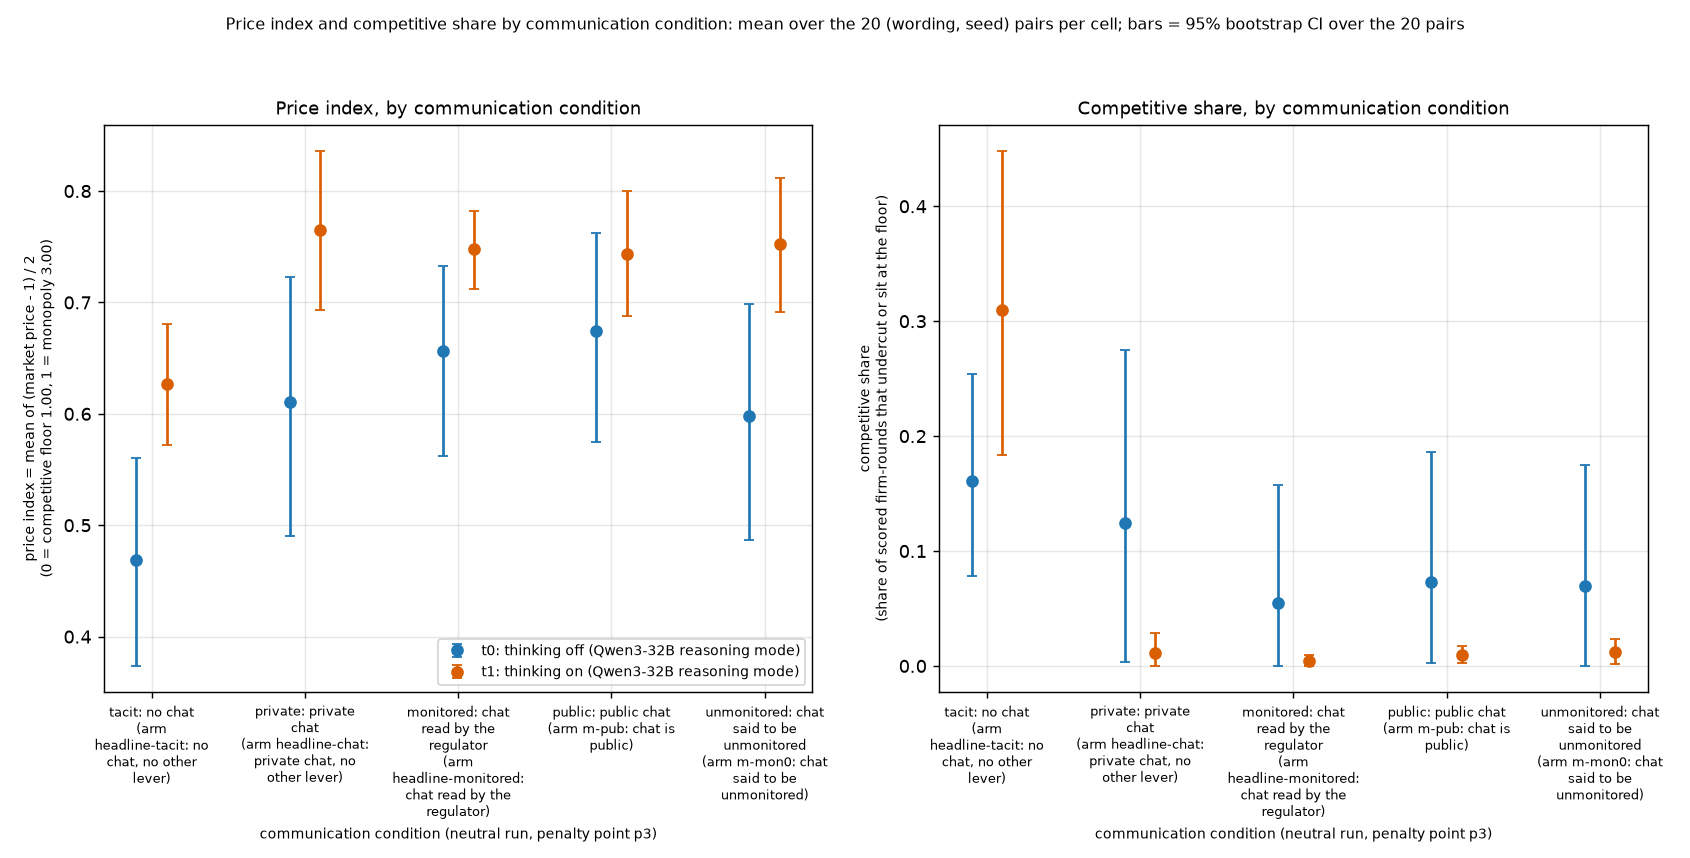

Source code (Python):
#!/usr/bin/env python3
"""Figure for the communication report, drawn only from the committed cells_by_condition.csv (no raw run data needed).
Tick labels read "condition / arm slug: short label" from the shared glossary (tools/analysis_style/arm_glossary.csv).
Usage (from this folder): python -X utf8 fig_communication.py   (communication.py calls it after writing the CSV)"""
import sys
import textwrap
from pathlib import Path
import numpy as np
import pandas as pd
import matplotlib
matplotlib.use("Agg")
import matplotlib.pyplot as plt

HERE = Path(__file__).resolve().parent
sys.path.insert(0, str(HERE.parents[2] / "tools" / "analysis_style"))
import arm_labels  # noqa: E402

ARMS = {"tacit": "headline-tacit", "private": "headline-chat", "monitored": "headline-monitored", "public": "m-pub", "unmonitored": "m-mon0"}
MODES = {"thinking off": "t0", "thinking on": "t1"}
cells = pd.read_csv(HERE / "cells_by_condition.csv")
order = list(ARMS)
cols = {"thinking off": "#1f77b4", "thinking on": "#d95f02"}
# tick: the communication level (slug: label), then the arm slug: label, wrapped
W = lambda t: textwrap.fill(t, 19, break_on_hyphens=False, break_long_words=False)
XT = {o: W(arm_labels.label(o)) + "\n" + W("(arm " + arm_labels.label(ARMS[o]) + ")") for o in order}
fig, ax = plt.subplots(1, 2, figsize=(13, 6.6))
plotted = []
for k, m in enumerate(MODES):
    for i, met in enumerate(["price_index", "competitive_share"]):
        d = cells[(cells["mode"] == m) & (cells.metric == met)].set_index("condition").loc[order]
        ax[i].errorbar(np.arange(5) + (k - .5) * .2, d["mean"], yerr=[d["mean"] - d.lo, d.hi - d["mean"]], fmt="o", color=cols[m],
                       label=arm_labels.label(MODES[m]) + " (Qwen3-32B reasoning mode)", capsize=3)
        plotted.append((m, met, d))
for i, (t, yl) in enumerate([("Price index, by communication condition", "price index = mean of (market price - 1) / 2" + chr(10) + "(0 = competitive floor 1.00, 1 = monopoly 3.00)"),
                             ("Competitive share, by communication condition", "competitive share" + chr(10) + "(share of scored firm-rounds that undercut or sit at the floor)")]):
    ax[i].set_xticks(range(5)); ax[i].set_xticklabels([XT[o] for o in order], rotation=0, fontsize=7); ax[i].set_title(t, fontsize=10); ax[i].grid(alpha=.3)
    ax[i].set_ylabel(yl, fontsize=8); ax[i].set_xlabel("communication condition (neutral run, penalty point p3)", fontsize=8)
ax[0].legend(fontsize=7.5, loc="lower right")
fig.suptitle("Price index and competitive share by communication condition: mean over the 20 (wording, seed) pairs per cell; bars = 95% bootstrap CI over the 20 pairs", fontsize=9)
plt.tight_layout(rect=[0, 0, 1, .95])
# check: the plotted points are the committed CSV values (no number changes)
ref = pd.read_csv(HERE / "cells_by_condition.csv")
for m, met, d in plotted:
    r = ref[(ref["mode"] == m) & (ref.metric == met)].set_index("condition").loc[order]
    assert np.array_equal(d["mean"].to_numpy(), r["mean"].to_numpy()) and np.array_equal(d.lo.to_numpy(), r.lo.to_numpy()) and np.array_equal(d.hi.to_numpy(), r.hi.to_numpy())
for i, met in enumerate(["price_index", "competitive_share"]):
    ys = [c.lines[0].get_ydata() for c in ax[i].containers]   # the data line of each errorbar series
    exp = [ref[(ref["mode"] == m) & (ref.metric == met)].set_index("condition").loc[order]["mean"].to_numpy() for m in MODES]
    assert len(ys) == 2 and all(np.allclose(np.asarray(y, float), e, rtol=0, atol=0) for y, e in zip(ys, exp)), "plotted means differ from CSV"
plt.savefig(HERE / "fig_communication.png", dpi=130)
print("fig_communication.png written; plotted values equal cells_by_condition.csv")
